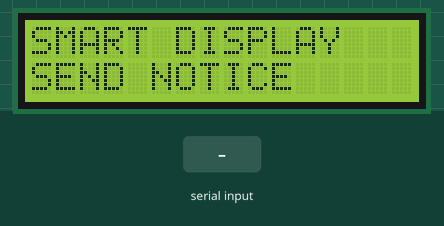
Simulated run of this sketch. Board: Arduino Uno, built with avr-gcc and run on an emulated ATmega328P. On the bench: 16×2 character LCD. The inputs (shaded band) are chosen by the test bench.

Above: at 1.2 s.
1.3 s: "1\n" received over the second serial link
At 2.4 s:
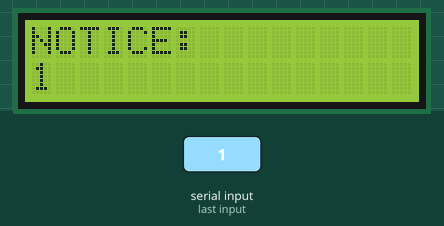
2.8 s: "0\n" received over the second serial link
At 3.6 s:
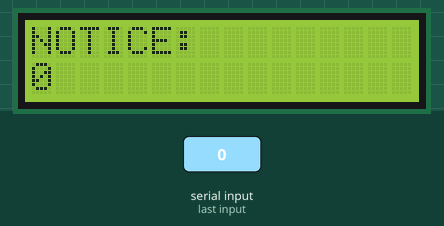
4.3 s: "2\n" received over the second serial link
At 4.7 s:
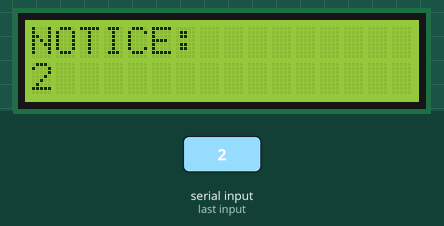
Timing chart, 0 to 7.3 s (numbered marks = the images above; inputs shaded):
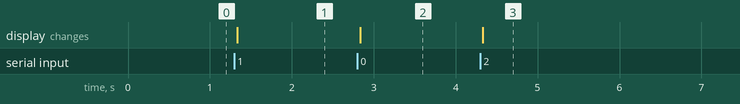

The sketch:

Smart_Bluetooth_Display.ino
```cpp
// (licence header left out)
#include <Wire.h>
#include <LiquidCrystal_I2C.h>
#include <SoftwareSerial.h>

// HC-05 Bluetooth module connected via SoftwareSerial
SoftwareSerial bt(10, 11);   // RX, TX (Arduino 10 <- HC-05 TX, Arduino 11 -> HC-05 RX)

// I2C LCD (16x2) display
LiquidCrystal_I2C lcd(0x27, 16, 2);

String notice = "";     // Stores the final notice message
String buffer = "";     // Temporary buffer while receiving message

unsigned long lastScrollTime = 0;  // For non-blocking scroll timing
int scrollIndex = 0;               // Current scroll position
const int scrollDelay = 1500;      // Scroll speed (ms) – slow & readable

void setup() {
  bt.begin(9600);        // Start Bluetooth communication (HC-05 default baud rate)

  lcd.init();            // Initialize LCD
  lcd.backlight();      // Turn ON LCD backlight

  // Welcome message
  lcd.setCursor(0, 0);
  lcd.print("SMART DISPLAY   ");
  lcd.setCursor(0, 1);
  lcd.print("SEND NOTICE     ");
}

void loop() {

  // 🔹 READ BLUETOOTH MESSAGE CHARACTER BY CHARACTER
  while (bt.available()) {
    char ch = bt.read();

    if (ch == '\n') {                 // ENTER key = message complete
      notice = buffer;               // Replace old notice with new message
      buffer = "";                   // Clear buffer for next message
      scrollIndex = 0;               // Reset scrolling index

      lcd.setCursor(0, 0);
      lcd.print("NOTICE:         ");

      // IF NOTICE <= 16 CHARACTERS → DISPLAY WITHOUT SCROLLING
      if (notice.length() <= 16) {
        lcd.setCursor(0, 1);
        lcd.print("                ");
        lcd.setCursor(0, 1);
        lcd.print(notice);
      }
      else {
        // Add spaces at the end to create smooth scrolling effect
        notice += "                ";
      }
    }
    else if (ch != '\r') {            // Ignore carriage return
      buffer += ch;                  // Keep building the message
    }
  }

  // 🔹 SCROLL ONLY IF NOTICE LENGTH > 16 CHARACTERS
  if (notice.length() > 16) {
    unsigned long now = millis();

    if (now - lastScrollTime >= scrollDelay) {
      lastScrollTime = now;

      lcd.setCursor(0, 0);
      lcd.print("NOTICE:         ");

      // Display a 16-character window of the notice string
      lcd.setCursor(0, 1);
      lcd.print(notice.substring(scrollIndex, scrollIndex + 16));

      scrollIndex++;   // Move window forward

      // Restart scrolling when end is reached
      if (scrollIndex > notice.length() - 16) {
        scrollIndex = 0;
      }
    }
  }
}
```

Measured:
- after the input at 1.3 s, the display: changes at once (image 1)
- after the input at 2.8 s, the display: changes at once (image 2)
- after the input at 4.3 s, the display: changes at once (image 3)
